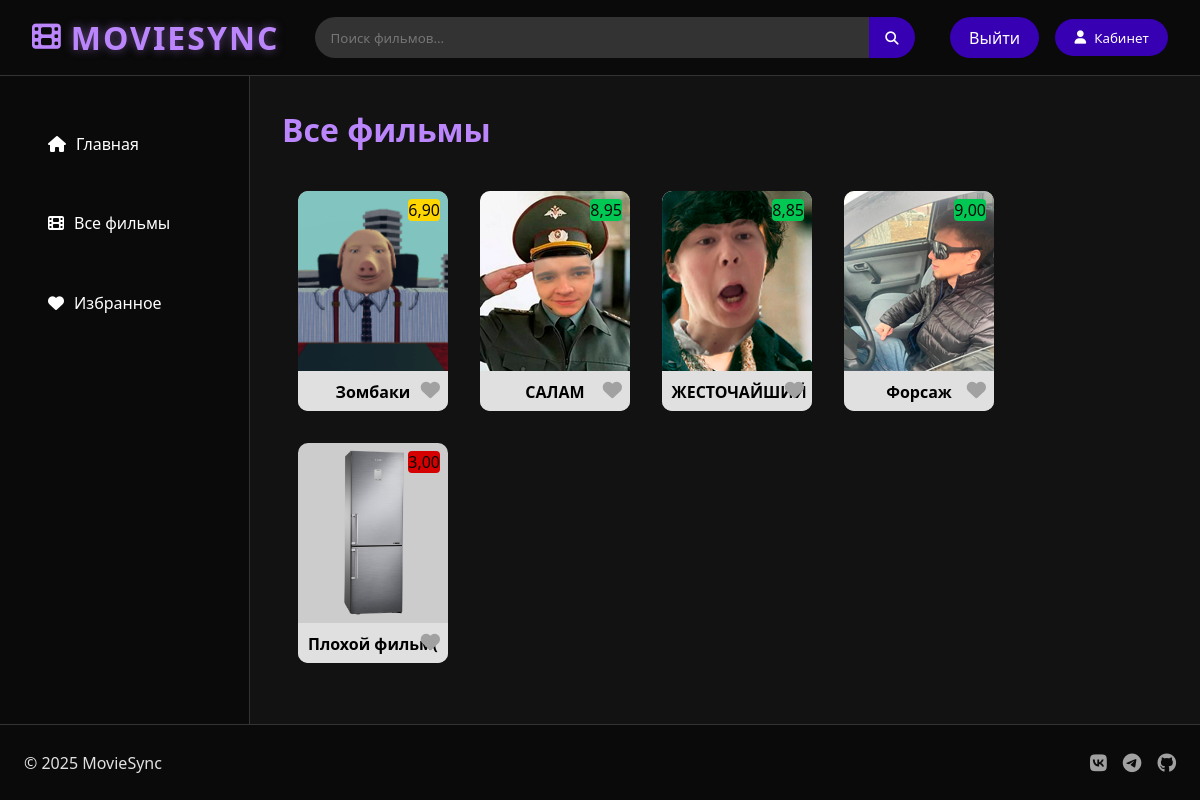
The page /AllFilms/ (signed in) on the database its author committed.
### main/models.py (models this page shows, shortened)
class Films(models.Model):
    title = models.CharField('Название фильма',max_length=150)
    description = models.CharField('Описание фильма', max_length=350)
    picture = models.ImageField(upload_to='')
    genres = models.ManyToManyField(Genre, related_name='films', blank=True)
    favorites = models.ManyToManyField(User, related_name='favorite_films', blank=True)
    rating = models.DecimalField(
        max_digits=4,
        decimal_places=2,
        null=True,
        blank=True,
        validators=[
            MinValueValidator(0.0),
            MaxValueValidator(10.0)
        ]
    )
    video_url = models.CharField('Ссылка на видео или файл', max_length=255, blank=True)
    class Meta:
        verbose_name = 'Фильм'
        verbose_name_plural = 'Фильмы'

### main/views.py (the view)
# urls.py: path('AllFilms/', views.all_films, name='all_films'),
@login_required(login_url="accounts:login")
def all_films(request):
    films = Films.objects.all()
    return render(request, 'main/AllFilms.html', {'films': films})

### main/templates/main/AllFilms.html (shortened to what this page needs)
{% load static %}
<!DOCTYPE html>
<html lang="ru">
<head>
    <link rel="stylesheet" href="../../static/main/css/CSSFile.css">
    <link rel="stylesheet" href="https://cdnjs.cloudflare.com/ajax/libs/font-awesome/6.4.0/css/all.min.css">
</head>
<body>
<header class="header">
    <a href="{% url 'main_screen' %}" class="logo">
        <i class="fas fa-film"></i>
        <span class="logo-text">MOVIESYNC</span>
    </a>
     <div class="search-bar">
        <input type="text" placeholder="Поиск фильмов..." id="searchInput">
        <button id="searchButton"><i class="fas fa-search"></i></button>
    </div>
    <div class="user-actions">
        <a href="{% url 'accounts:logout' %}" class="btn btn-profile hidden">
            Выйти
        </a>
        <a href="{% url 'profile' user.id %}">
            <button class="btn btn-profile hidden"><i class="fas fa-user"></i> Кабинет</button>
        </a>
    </div>
</header>
<div class="main-container">
    <aside class="sidebar">
        <nav>
            <ul>
                <li class="active">
                    <a href="{% url 'main_screen' %}">
                        <i class="fas fa-home"></i> Главная
                    </a>
                </li>
                <li>
                    <a href="{% url 'all_films' %}">
                        <i class="fas fa-film"></i> Все фильмы
                    </a>
                </li>
                <li>
                    <a href="{% url 'favorite' %}">
                        <i class="fas fa-heart"></i> Избранное
                    </a>
                </li>
            </ul>
        </nav>
    </aside>
    <main class="content">
        <h1>Все фильмы</h1>
        {% if films %}
        <div class="movie-grid">
            {% for film in films %}
            <a href="{% url 'film_detail' film.id %}" class="movie-thumbnail">
                <div class="thumbnail-poster">
                    <img src = "{{film.picture.url}}" alt="Картинка">
                </div>
                <div class="movie-title-small" style = "color: black;  "><h4>{{ film.title }}</h4></div>
                {% if film.rating >= 8.0 %}
                                <div class="rating-indicator green">{{ film.rating }}</div>
                            {% elif film.rating >= 5.0 %}
                                <div class="rating-indicator yellow">{{ film.rating }}</div>
                            {% else %}
                                <div class="rating-indicator red">{{ film.rating }}</div>
                            {% endif %}
                <button class="favorite-btn-no-style" onclick="showAuthWarning(event)">
                    <i class="fas fa-heart"></i>
                </button>
            </a>
            {% endfor %}
        </div>
        {% else %}
        <p>У вас нет записей</p>
        {% endif %}
    </main>
</div>
<footer class="footer">
    <div class="footer-content">
        <p>© 2025 MovieSync</p>
        <div class="social-links">
            <a href="#"><i class="fab fa-vk"></i></a>
            <a href="#"><i class="fab fa-telegram"></i></a>
            <a href="https://github.com/S-SwarB-B/MovieSync"><i class="fab fa-github"></i></a>
        </div>
    </div>
</footer>
</body>

### main/static/main/css/CSSFile.css (style rules this page uses)
a { text-decoration: none; }
:root { --dark-bg: #121212; --darker-bg: #0a0a0a; --primary: #BB86FC; --primary-dark: #3700B3; --secondary: #03DAC6; --text: #e1e1e1; --text-secondary: #a1a1a1; }
html { overflow-y: scroll; }
* { margin: 0; padding: 0; box-sizing: border-box; font-family: 'Segoe UI', Tahoma, Geneva, Verdana, sans-serif; }
body { background-color: var(--dark-bg); color: var(--text); min-height: 100vh; display: flex; flex-direction: column; }
.header { background-color: var(--darker-bg); padding: 1rem 2rem; display: flex; align-items: center; justify-content: space-between; border-bottom: 1px solid #333; }
.logo { display: flex; align-items: center; gap: 10px; font-size: 1.5rem; color: var(--primary); text-decoration: none; }
.logo i { font-size: 1.8rem; }
.search-bar { display: flex; flex-grow: 1; max-width: 600px; margin: 0 2rem; }
.search-bar input { width: 100%; padding: 0.7rem 1rem; border-radius: 25px 0 0 25px; border: none; background-color: #333; color: var(--text); }
.search-bar button { padding: 0 1rem; border-radius: 0 25px 25px 0; border: none; background-color: var(--primary-dark); color: white; cursor: pointer; }
.user-actions { display: flex; gap: 1rem; align-items: center; }
.btn { padding: 0.6rem 1.2rem; border-radius: 25px; cursor: pointer; font-weight: 500; transition: all 0.3s ease; }
.main-container { display: flex; flex: 1; }
.sidebar { width: 250px; background-color: var(--darker-bg); padding: 2rem 1rem; border-right: 1px solid #333; }
.sidebar ul { list-style: none; }
.sidebar li { padding: 0.8rem 1rem; margin-bottom: 0.5rem; border-radius: 8px; cursor: pointer; display: flex; align-items: center; gap: 10px; transition: all 0.3s ease; }
.sidebar a { display: flex; align-items: center; gap: 10px; padding: 12px 16px; color: white; text-decoration: none; border-radius: 10px; }
.content { flex: 1; padding: 2rem; }
.content h1 { margin-bottom: 1.5rem; color: var(--primary); }
.movie-grid { display: grid; grid-template-columns: repeat(auto-fill, minmax(200px, 1fr)); gap: 1.5rem; }
.footer { background-color: var(--darker-bg); padding: 1.5rem; border-top: 1px solid #333; }
.footer-content { display: flex; justify-content: space-between; align-items: center; max-width: 1200px; margin: 0 auto; }
.social-links { display: flex; gap: 1rem; }
.social-links a { color: var(--text-secondary); font-size: 1.2rem; transition: color 0.3s ease; }
.logo-text { font-size: 2rem; font-weight: 700; letter-spacing: 2px; color: var(--primary); text-shadow: 0 0 10px rgba(187, 134, 252, 0.5); }
.btn-profile { background-color: var(--primary-dark); color: white; padding: 0.6rem 1.2rem; border-radius: 25px; border: none; cursor: pointer; display: flex; align-items: center; gap: 8px; }
.movie-grid { display: flex; gap: 2rem; flex-wrap: wrap; padding: 1rem; }
.movie-thumbnail { position: relative; width: 150px; height: 220px; background-color: #ccc; border-radius: 10px; overflow: hidden; text-decoration: none; color: var(--text); transition: transform 0.2s ease; }
.thumbnail-poster { overflow: hidden; border-top-left-radius: 10px; border-top-right-radius: 10px; }
.thumbnail-poster img { width: 150px; height: 180px; object-fit: cover; display: block; }
.movie-title-small { background-color: #e0e0e0; padding: 0.6rem; text-align: center; font-size: 1rem; font-weight: bold; color: #333; }
.rating-indicator { position: absolute; color: #0a0a0a; top: 8px; right: 8px; border-radius: 4px; }
.rating-indicator.green { background-color: #00c853; }
.rating-indicator.yellow { background-color: #ffd600; }
.rating-indicator.red { background-color: #d50000; }
.favorite-btn-no-style { position: absolute; bottom: 8px; right: 8px; background: none; border: none; color: var(--text-secondary); font-size: 1.2rem; cursor: pointer; }

### rows shown on the page
Films: picture (picture), title "Зомбаки", rating "6,90"
Films: picture (picture), title "САЛАМ", rating "8,95"
Films: picture (picture), title "ЖЕСТОЧАЙШИЙ", rating "8,85"
Films: picture (picture), title "Форсаж", rating "9,00"
Films: picture (picture), title "Плохой фильм(", rating "3,00"
